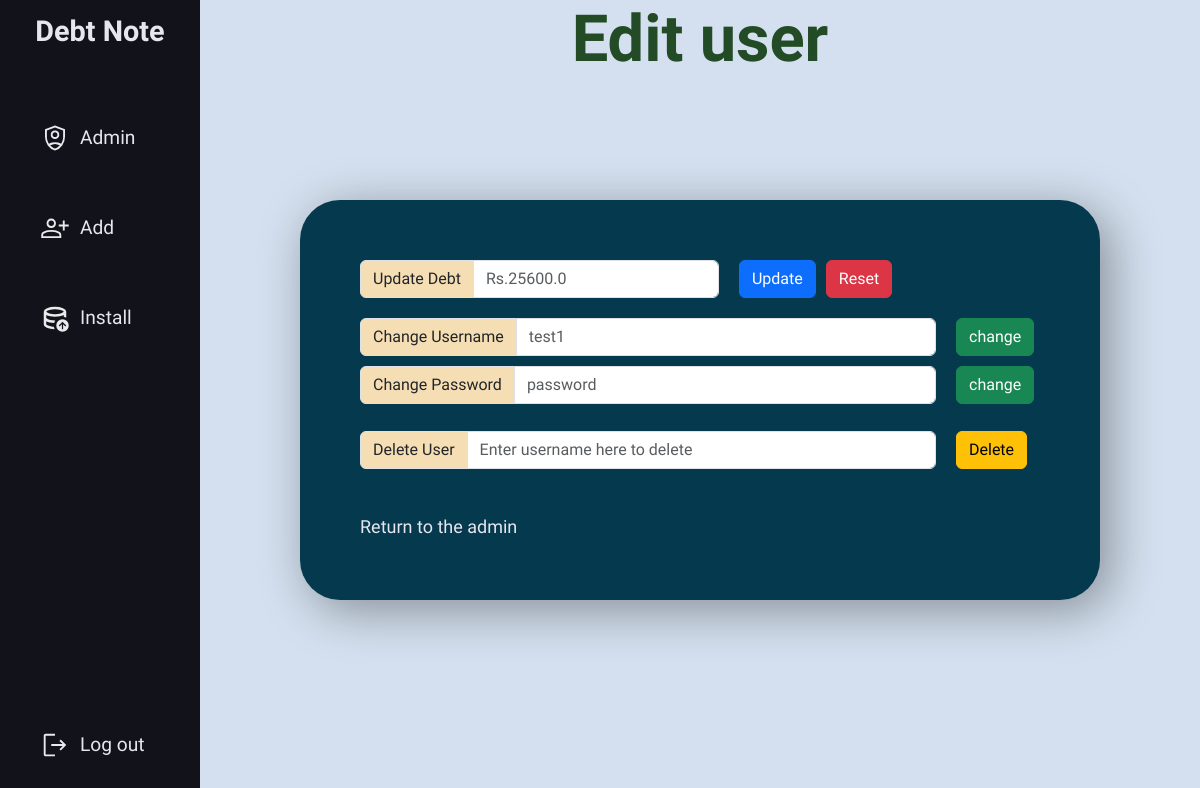
Page /admin/edituser/2 (signed in) on the earlier database version.
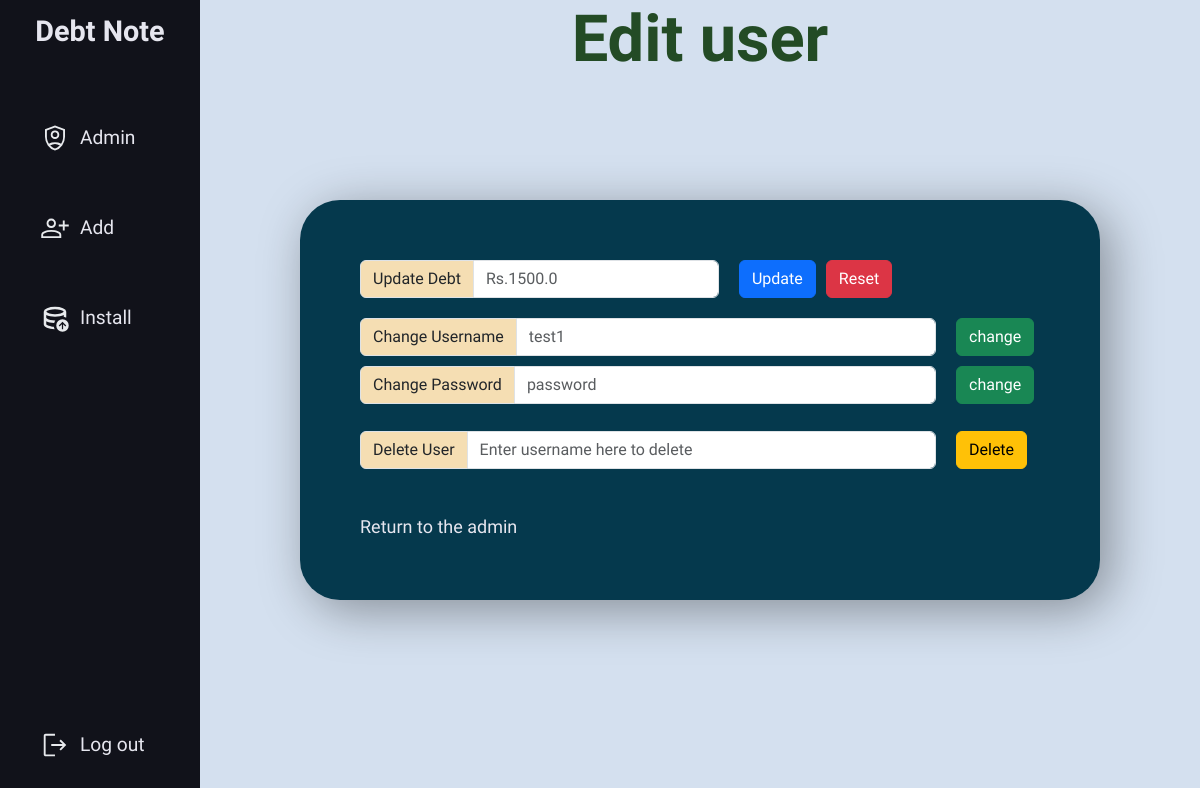
Same page on the later database version.
### DebtNote.py (models this page shows)
class User(db.Model):
    id = db.Column(db.Integer,primary_key=True)
    user = db.Column(db.String(50), unique = True, nullable = False)
    password = db.Column(db.CHAR(100), unique = True, nullable = False)
    user_level = db.Column(db.Integer, nullable = False)
    debt = db.Column(db.Float, nullable = False)
    created_at = db.Column(db.DateTime)
    updated_at = db.Column(db.DateTime)

### DebtNote.py (the view, shortened to what this page needs)
@app.route('/admin/edituser/<int:id>',methods =["POST","GET"])
def edituser(id):
    if session['user_level'] is None or session["user_level"] != 1:
        abort(401)
    if id == 1:
        abort(404)
    datas =User.query.filter_by(id=id).first()
    if datas is None:
        flash("No user Found", category= "info")
        return redirect(url_for("admin"))
    return render_template("edituser.html",datas=datas)

### templates/edituser.html (shortened to what this page needs)
{% extends "base.html" %}
{% block head %}
<link rel="stylesheet" href="{{ url_for('static',filename ='edituser-style.css') }}">
{% endblock %}
{% block content %}
<h1>Edit user</h1>
<div class="form-debt">
        <div class="container">
            <div class="form debt-update">
                <form method="post">
                    <div class="input-group">
                        <span class="input-group-text" id="update">Update Debt</span>
                        <input type="text" name="debt" class="form-control" placeholder="Rs.{{datas.debt}}" aria-label="update" aria-describedby="basic-addon1">
                      </div>
                    <div class="relevent">
                        <input type="submit" value="Update" class="btn btn-primary relevent">
                    </div>
                </form>
            </div>
            <div class="form debt-reset">
                <form  method="post">
                    <div class="abs">
                        <input type="submit" value="Reset" class="btn btn-danger">
                    </div>
                </form>
            </div>
        </div>
    <div class="form edit username">
        <form  method="post">
            <input type="hidden" name="action" value="update_user"></input><br>
            <div class="input-group">
                <span class="input-group-text" id="updateUser">Change Username</span>
                <input type="text" name="name" class="form-control" placeholder="{{datas.user}}" aria-label="updateUser" aria-describedby="basic-addon1">
              </div>
            <input type="submit" value="change" class="btn btn-success">
        </form>
    </div>
    <div class="form edit-password">
        <form method="post">
            <input type="hidden" name="action" value="update_password"></input><br>
            <div class="input-group ">
                <span class="input-group-text" id="updatePwd">Change Password</span>
                <input type="text" name="password" class="form-control" placeholder="password" aria-label="updatePwd" aria-describedby="basic-addon1">
              </div>
            <input type="submit" value="change" class="btn btn-success">
        </form>
    </div><br>
    <div class="form delete user">
        <form action="" method="post">
            <input type="hidden" name="action" value="delete_user"></input><br>
            <div class="input-group ">
                <span class="input-group-text" id="delete">Delete User</span>
                <input type="text" name="delete" class="form-control" placeholder="Enter username here to delete" aria-label="delete" aria-describedby="basic-addon1">
              </div>
            <input type="submit" value="Delete" class="btn btn-warning">
        </form>
    </div>
<a href="{{ url_for('admin')}}">Return to the admin</a>
{% endblock %}

Differences in the rows shown:
changed User "test1": debt "Rs.25600.0" → "Rs.1500.0"
